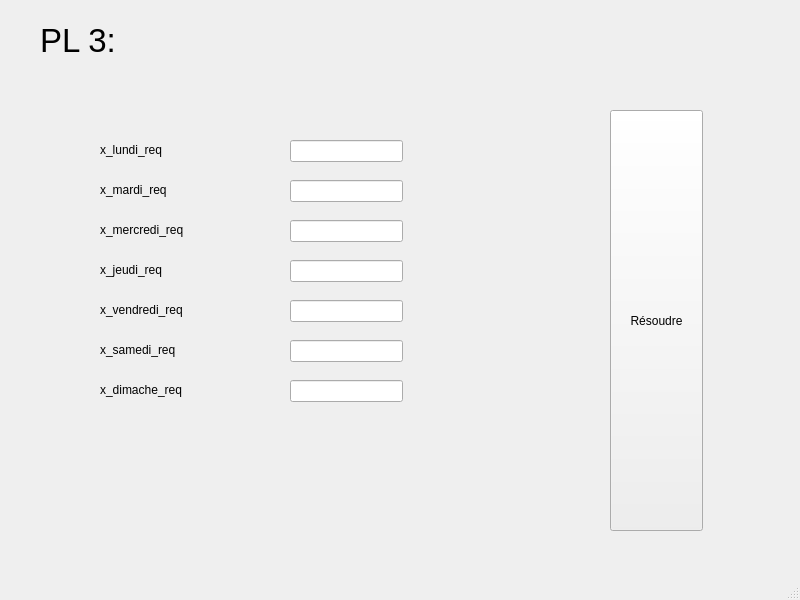
<?xml version="1.0" encoding="UTF-8"?>
<ui version="4.0">
 <class>MainWindow</class>
 <widget class="QMainWindow" name="MainWindow">
  <property name="geometry">
   <rect>
    <x>0</x>
    <y>0</y>
    <width>800</width>
    <height>600</height>
   </rect>
  </property>
  <property name="windowTitle">
   <string>MainWindow</string>
  </property>
  <widget class="QWidget" name="centralwidget">
   <widget class="QLabel" name="label">
    <property name="geometry">
     <rect>
      <x>40</x>
      <y>10</y>
      <width>121</width>
      <height>61</height>
     </rect>
    </property>
    <property name="font">
     <font>
      <pointsize>25</pointsize>
     </font>
    </property>
    <property name="text">
     <string>PL 3:</string>
    </property>
   </widget>
   <widget class="QPushButton" name="resoudre1">
    <property name="geometry">
     <rect>
      <x>610</x>
      <y>110</y>
      <width>93</width>
      <height>421</height>
     </rect>
    </property>
    <property name="text">
     <string>Résoudre</string>
    </property>
   </widget>
   <widget class="QLabel" name="label_2">
    <property name="geometry">
     <rect>
      <x>100</x>
      <y>140</y>
      <width>91</width>
      <height>20</height>
     </rect>
    </property>
    <property name="text">
     <string>x_lundi_req</string>
    </property>
   </widget>
   <widget class="QLineEdit" name="x_lundi_req">
    <property name="geometry">
     <rect>
      <x>290</x>
      <y>140</y>
      <width>113</width>
      <height>22</height>
     </rect>
    </property>
   </widget>
   <widget class="QLabel" name="label_3">
    <property name="geometry">
     <rect>
      <x>100</x>
      <y>180</y>
      <width>91</width>
      <height>20</height>
     </rect>
    </property>
    <property name="text">
     <string>x_mardi_req</string>
    </property>
   </widget>
   <widget class="QLineEdit" name="x_mardi_req">
    <property name="geometry">
     <rect>
      <x>290</x>
      <y>180</y>
      <width>113</width>
      <height>22</height>
     </rect>
    </property>
   </widget>
   <widget class="QLabel" name="label_4">
    <property name="geometry">
     <rect>
      <x>100</x>
      <y>220</y>
      <width>101</width>
      <height>20</height>
     </rect>
    </property>
    <property name="text">
     <string>x_mercredi_req</string>
    </property>
   </widget>
   <widget class="QLineEdit" name="x_mercredi_req">
    <property name="geometry">
     <rect>
      <x>290</x>
      <y>220</y>
      <width>113</width>
      <height>22</height>
     </rect>
    </property>
   </widget>
   <widget class="QLabel" name="label_5">
    <property name="geometry">
     <rect>
      <x>100</x>
      <y>260</y>
      <width>91</width>
      <height>20</height>
     </rect>
    </property>
    <property name="text">
     <string>x_jeudi_req</string>
    </property>
   </widget>
   <widget class="QLineEdit" name="x_jeudi_req">
    <property name="geometry">
     <rect>
      <x>290</x>
      <y>260</y>
      <width>113</width>
      <height>22</height>
     </rect>
    </property>
   </widget>
   <widget class="QLabel" name="label_6">
    <property name="geometry">
     <rect>
      <x>100</x>
      <y>300</y>
      <width>91</width>
      <height>20</height>
     </rect>
    </property>
    <property name="text">
     <string>x_vendredi_req</string>
    </property>
   </widget>
   <widget class="QLineEdit" name="x_vendredi_req">
    <property name="geometry">
     <rect>
      <x>290</x>
      <y>300</y>
      <width>113</width>
      <height>22</height>
     </rect>
    </property>
   </widget>
   <widget class="QLabel" name="label_7">
    <property name="geometry">
     <rect>
      <x>100</x>
      <y>340</y>
      <width>91</width>
      <height>20</height>
     </rect>
    </property>
    <property name="text">
     <string>x_samedi_req</string>
    </property>
   </widget>
   <widget class="QLineEdit" name="x_samedi_req">
    <property name="geometry">
     <rect>
      <x>290</x>
      <y>340</y>
      <width>113</width>
      <height>22</height>
     </rect>
    </property>
   </widget>
   <widget class="QLabel" name="label_8">
    <property name="geometry">
     <rect>
      <x>100</x>
      <y>380</y>
      <width>91</width>
      <height>20</height>
     </rect>
    </property>
    <property name="text">
     <string>x_dimache_req</string>
    </property>
   </widget>
   <widget class="QLineEdit" name="x_dimache_req">
    <property name="geometry">
     <rect>
      <x>290</x>
      <y>380</y>
      <width>113</width>
      <height>22</height>
     </rect>
    </property>
   </widget>
  </widget>
  <widget class="QMenuBar" name="menubar">
   <property name="geometry">
    <rect>
     <x>0</x>
     <y>0</y>
     <width>800</width>
     <height>26</height>
    </rect>
   </property>
  </widget>
  <widget class="QStatusBar" name="statusbar"/>
 </widget>
 <resources/>
 <connections/>
</ui>
